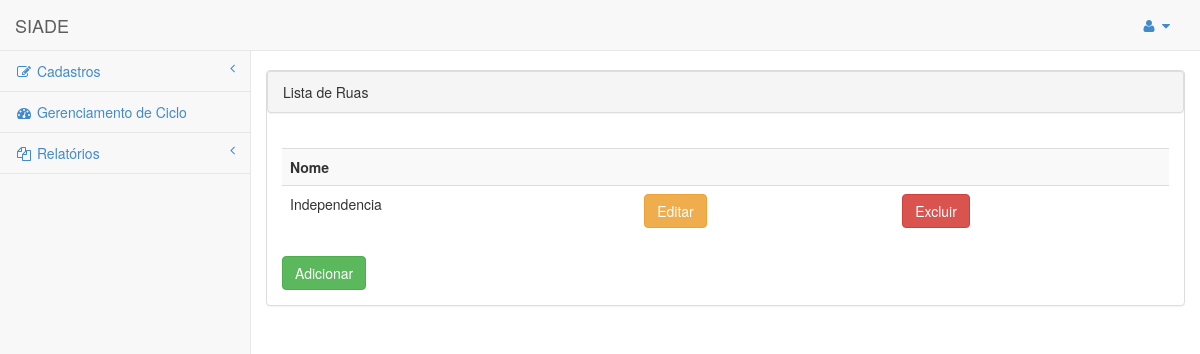
Page /rua_listar.php (signed in) on the earlier database version.
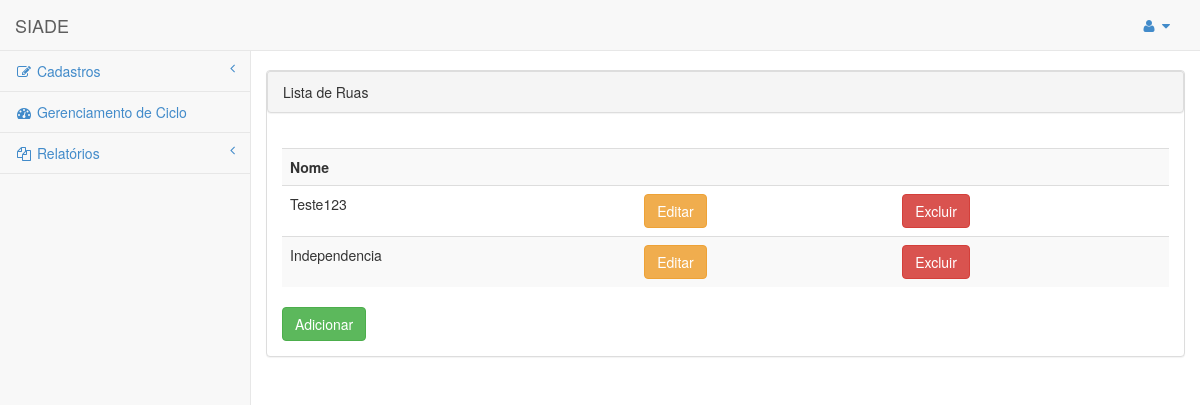
Same page on the later database version.
### tables this page shows
CREATE TABLE IF NOT EXISTS `ruas` (
  `id` int(11) NOT NULL AUTO_INCREMENT,
  `nome_rua` varchar(60) NOT NULL,
  PRIMARY KEY (`id`)
);

### rua_listar.php (the view, shortened to what this page needs)
<!DOCTYPE html>
<html>
<head>
    <link href="css/bootstrap.min.css" rel="stylesheet">
    <link href="font-awesome/css/font-awesome.css" rel="stylesheet">
    <link href="css/plugins/morris/morris-0.4.3.min.css" rel="stylesheet">
    <link href="css/plugins/timeline/timeline.css" rel="stylesheet">
    <link href="css/sb-admin.css" rel="stylesheet">
</head>
<body>
    <div id="wrapper">
        <nav class="navbar navbar-default navbar-fixed-top" role="navigation" style="margin-bottom: 0">
            <div class="navbar-header">
                <a class="navbar-brand" href="principal.php">SIADE</a>
            </div>
            <ul class="nav navbar-top-links navbar-right">
                <li class="dropdown">
                    <a class="dropdown-toggle" data-toggle="dropdown" href="#">
                        <i class="fa fa-user fa-fw"></i>  <i class="fa fa-caret-down"></i>
                    </a>
                </li>
            </ul>
            <div id="menu" class="navbar-default navbar-static-side" role="navigation">
                <div class="sidebar-collapse">
                    <ul class="nav" id="side-menu">
                        <li>
                            <a href="#"><i class="fa fa-edit fa-fw"></i> Cadastros<span class="fa arrow"></span></a>
                        </li>
                        <li>
                            <a href="gerenciamentociclo.php"><i class="fa fa-dashboard fa-fw"></i> Gerenciamento de Ciclo</a>
                        </li>
                        <li>
                            <a href="#"><i class="fa fa-files-o fa-fw"></i> Relatórios<span class="fa arrow"></span></a>
                        </li>
                </div>
            </div>
        </nav>
    </div>
    <div id="page-wrapper">
        <br />
        <div class="row">
            <div class="panel panel-default">
                <div class="panel panel-heading">
                    Lista de Ruas
                </div>
            <div class="panel-body">
                <div class="table-responsive">
                <?
					echo "<table class='table table-striped' >";
					echo "<tr>";
					echo "<td><b>Nome</b></td>";
                    echo "<td></td>";
                    echo "<td></td>";
					echo "</tr>";
					$result = mysql_query("SELECT * FROM `ruas`") or trigger_error(mysql_error());
					while($row = mysql_fetch_array($result)){
					foreach($row AS $key => $value) { $row[$key] = stripslashes($value); }
					echo "<tr>";
					echo "<td valign='top'>" . nl2br( $row['nome_rua']) . "</td>";
					echo "<td valign='top'><a class='btn btn-warning' href=rua_editar.php?id={$row['id']}>Editar</a></td><td><a class='btn btn-danger' href=rua_deletar.php?id={$row['id']}>Excluir</a></td> ";
					echo "</tr>";
					}
					echo "</table>";
				?>
        			<a href="rua.php" class="btn btn-success">Adicionar</a>
                    </div>
                </div>
            </div>
        </div>
    </div>
</body>
</html>

### css/sb-admin.css (style rules this page uses)
body { padding-top: 100px; background-color: #f8f8f8; }
@media (min-width:768px) { body { padding-top: 50px; } }
#wrapper { width: 100%; }
#page-wrapper { padding: 0 15px; min-height: 568px; background-color: #fff; }
@media (min-width:768px) { #page-wrapper { position: inherit; margin: 0 0 0 250px; padding: 0 30px; min-height: 1300px; border-left: 1px solid #e7e7e7; } }
.navbar-top-links li { display: inline-block; }
.navbar-top-links li:last-child { margin-right: 15px; }
.navbar-top-links li a { padding: 15px; min-height: 50px; }
.navbar-static-side ul li { border-bottom: 1px solid #e7e7e7; }
.arrow { float: right; }
.fa.arrow:before { content: "\f104"; }
@media (min-width:768px) { .navbar-static-side { z-index: 1; position: absolute; width: 250px; margin-top: 51px; } }

Differences in the rows shown:
added ruas: nome_rua "Teste123"
